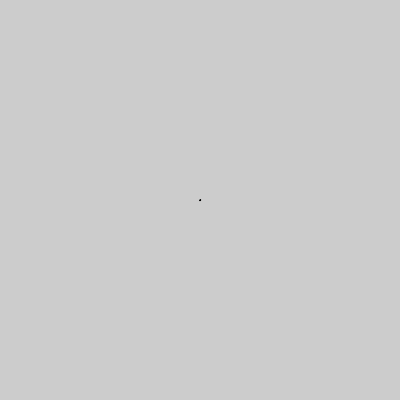
Frame 1 (no input)
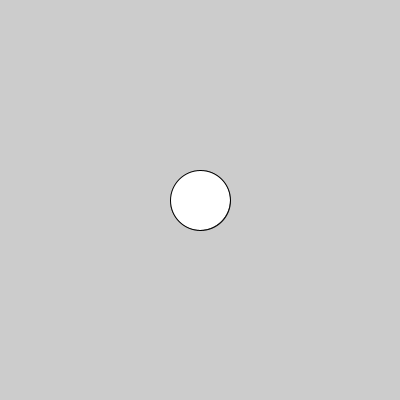
Frame 60 (the mouse pressed at the canvas centre just before this capture)
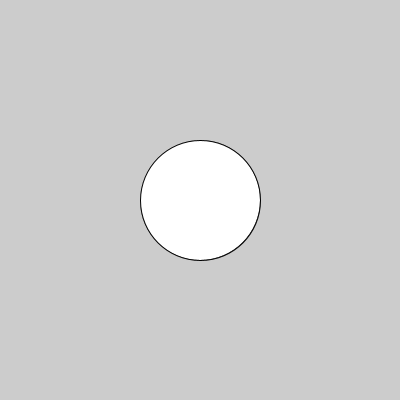
Frame 120 (the mouse held since frame 60 and released just before this capture)

The Processing sketch that drew these frames (run headless with seeded random() and noise(); from frame 60 on, the mouse is pressed at the canvas centre):

// Processing sketch: main
// ── main.pde
void setup(){
  size(400, 400) ;
}

void draw(){
  ellipse(200, 200, frameCount%180, frameCount%180);
}
